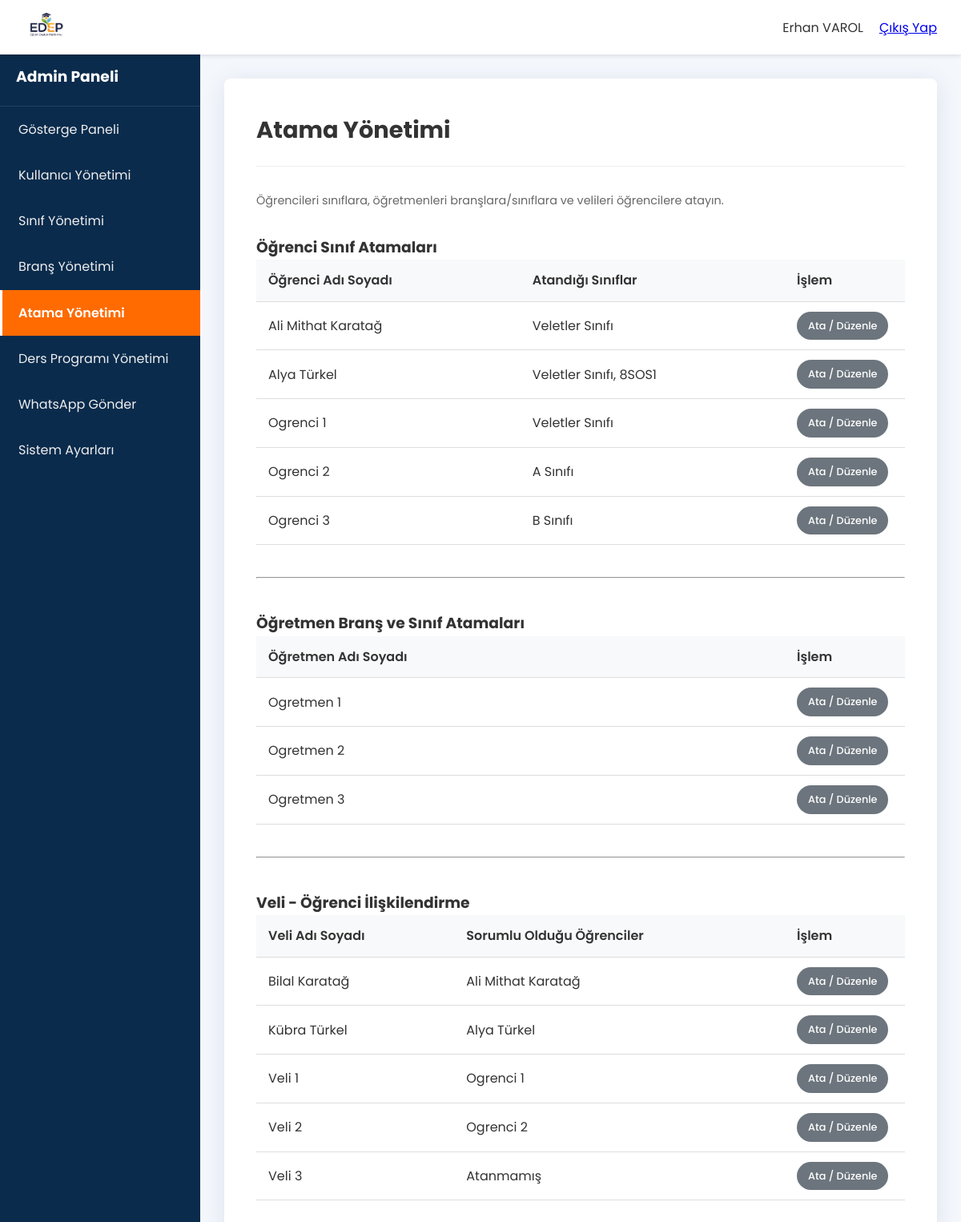
Screenshot of /panel.php?sayfa=atamalar (signed in) with the database file from the repository.
### tables this page shows
CREATE TABLE `kullanicilar` (
  `id` int(11) NOT NULL,
  `kullanici_adi` varchar(50) NOT NULL,
  `sifre` varchar(255) NOT NULL,
  `gecici_sifre` varchar(255) DEFAULT NULL,
  `zoom_id` varchar(255) DEFAULT NULL,
  `zoom_parola` varchar(255) DEFAULT NULL,
  `ad_soyad` varchar(100) NOT NULL,
  `rol` enum('admin','bas_ogretmen','ogretmen','veli','ogrenci') NOT NULL,
  `telefon` varchar(20) DEFAULT NULL,
  `telegram_chat_id` varchar(50) DEFAULT NULL,
  `telegram_linking_code` varchar(50) DEFAULT NULL,
  `email` varchar(100) DEFAULT NULL,
  `kayit_tarihi` timestamp NULL DEFAULT current_timestamp()
);

### includes/paneller/admin_sayfalar/atamalar.php (the view, shortened to what this page needs)
<?php
global $conn;
$ogrenciler = $conn->query("
    SELECT
        k.id,
        k.ad_soyad,
        GROUP_CONCAT(s.sinif_adi SEPARATOR ', ') as atandigi_siniflar
    FROM kullanicilar k
    LEFT JOIN ogrenci_sinif_iliskisi osi ON k.id = osi.ogrenci_id
    LEFT JOIN siniflar s ON osi.sinif_id = s.id
    WHERE k.rol = 'ogrenci'
    GROUP BY k.id
    ORDER BY k.ad_soyad
")->fetch_all(MYSQLI_ASSOC);
$ogretmenler = $conn->query("SELECT id, ad_soyad FROM kullanicilar WHERE rol = 'ogretmen' ORDER BY ad_soyad")->fetch_all(MYSQLI_ASSOC);
$veliler = $conn->query("SELECT id, ad_soyad FROM kullanicilar WHERE rol = 'veli' ORDER BY ad_soyad")->fetch_all(MYSQLI_ASSOC);
?>
<div class="card">
    <div class="card-header">
        <h1>Atama Yönetimi</h1>
    </div>
    <div class="card-body">
        <p class="subtitle" style="margin-bottom: 30px;">Öğrencileri sınıflara, öğretmenleri branşlara/sınıflara ve velileri öğrencilere atayın.</p>
        <div class="atama-grup">
            <h3>Öğrenci Sınıf Atamaları</h3>
            <div class="table-responsive">
                <table class="table">
                    <thead>
                        <tr>
                            <th>Öğrenci Adı Soyadı</th>
                            <th>Atandığı Sınıflar</th>
                            <th style="width: 150px;">İşlem</th>
                        </tr>
                    </thead>
                    <tbody>
                        <?php foreach($ogrenciler as $ogrenci): ?>
                            <tr>
                                <td><?= htmlspecialchars($ogrenci['ad_soyad']) ?></td>
                                <td><?= htmlspecialchars($ogrenci['atandigi_siniflar'] ?? 'Atanmamış') ?></td>
                                <td><a href="panel.php?sayfa=ogrenci_atama_form&id=<?= $ogrenci['id'] ?>" class="btn btn-secondary btn-sm">Ata / Düzenle</a></td>
                            </tr>
                        <?php endforeach; ?>
                    </tbody>
                </table>
            </div>
        </div>
        <hr style="margin: 40px 0;">
        <div class="atama-grup">
            <h3>Öğretmen Branş ve Sınıf Atamaları</h3>
            <div class="table-responsive">
                <table class="table">
                     <thead>
                        <tr>
                            <th>Öğretmen Adı Soyadı</th>
                            <th style="width: 150px;">İşlem</th>
                        </tr>
                    </thead>
                     <tbody>
                        <?php foreach($ogretmenler as $ogretmen): ?>
                            <tr>
                                <td><?= htmlspecialchars($ogretmen['ad_soyad']) ?></td>
                                <td><a href="panel.php?sayfa=ogretmen_atama_form&id=<?= $ogretmen['id'] ?>" class="btn btn-secondary btn-sm">Ata / Düzenle</a></td>
                            </tr>
                        <?php endforeach; ?>
                    </tbody>
                </table>
            </div>
        </div>
        <hr style="margin: 40px 0;">
        <div class="atama-grup">
            <h3>Veli - Öğrenci İlişkilendirme</h3>
            <div class="table-responsive">
                <table class="table">
                    <thead>
                        <tr>
                            <th>Veli Adı Soyadı</th>
                            <th>Sorumlu Olduğu Öğrenciler</th>
                            <th style="width: 150px;">İşlem</th>
                        </tr>
                    </thead>
                     <tbody>
                        <?php foreach($veliler as $veli):
                            $sorumlu_ogrenciler_sorgu = $conn->query("SELECT k.ad_soyad FROM kullanicilar k JOIN veli_ogrenci_iliskisi voi ON k.id = voi.ogrenci_id WHERE voi.veli_id = " . $veli['id']);
                            $sorumlu_ogrenciler = $sorumlu_ogrenciler_sorgu->fetch_all(MYSQLI_ASSOC);
                        ?>
                            <tr>
                                <td><?= htmlspecialchars($veli['ad_soyad']) ?></td>
                                <td><?= count($sorumlu_ogrenciler) > 0 ? implode(', ', array_column($sorumlu_ogrenciler, 'ad_soyad')) : 'Atanmamış' ?></td>
                                <td><a href="panel.php?sayfa=veli_atama_form&id=<?= $veli['id'] ?>" class="btn btn-secondary btn-sm">Ata / Düzenle</a></td>
                            </tr>
                        <?php endforeach; ?>
                    </tbody>
                </table>
            </div>
        </div>
    </div>
</div>

### panel.php (shortened to what this page needs)
<?php
$rol = $_SESSION['rol'];
$panel_dosyasi = "includes/paneller/{$rol}_paneli.php";
if (file_exists($panel_dosyasi)) {
    include $panel_dosyasi;
} else {
    session_destroy();
    header("Location: giris.php?hata=gecersiz_rol");
    exit();
}
?>

### includes/header_panel.php (shortened to what this page needs)
<!DOCTYPE html>
<html lang="tr">
<head>
    <link rel="stylesheet" href="css/style.css">
</head>
<body class="panel-body">
<header class="panel-top-bar">
    <div class="top-bar-left">
        <a href="panel.php" class="logo-panel">
            <img src="img/logo.png" alt="EDEP Logosu">
        </a>
    </div>
    <div class="top-bar-right">
        <span class="user-name"><?php echo htmlspecialchars($_SESSION['ad_soyad']); ?></span>
        <a href="actions/cikis.php" class="nav-logout-btn">Çıkış Yap</a>
    </div>
</header>

### includes/paneller/admin_paneli.php (shortened to what this page needs)
<?php
require_once __DIR__ . '/../header_panel.php';
$sayfa = isset($_GET['sayfa']) ? $_GET['sayfa'] : 'anasayfa';
?>
<div class="panel-container">
    <aside class="panel-sidebar">
        <div class="sidebar-header"><h3>Admin Paneli</h3></div>
        <nav class="sidebar-nav">
            <ul>
                <li class="<?= ($sayfa == 'anasayfa') ? 'active' : ''; ?>"><a href="panel.php?sayfa=anasayfa">Gösterge Paneli</a></li>
                <li class="<?= ($sayfa == 'kullanicilar' || $sayfa == 'kullanici_form') ? 'active' : ''; ?>"><a href="panel.php?sayfa=kullanicilar">Kullanıcı Yönetimi</a></li>
                <li class="<?= ($sayfa == 'siniflar') ? 'active' : ''; ?>"><a href="panel.php?sayfa=siniflar">Sınıf Yönetimi</a></li>
                <li class="<?= ($sayfa == 'branslar') ? 'active' : ''; ?>"><a href="panel.php?sayfa=branslar">Branş Yönetimi</a></li>
                <li class="<?= ($sayfa == 'atamalar' || strpos($sayfa, '_atama_form') !== false) ? 'active' : ''; ?>"><a href="panel.php?sayfa=atamalar">Atama Yönetimi</a></li>
                <li class="<?= ($sayfa == 'ders_programi_yonetimi') ? 'active' : ''; ?>"><a href="panel.php?sayfa=ders_programi_yonetimi">Ders Programı Yönetimi</a></li>
                <li class="<?= ($sayfa == 'whatsapp_gonder') ? 'active' : ''; ?>"><a href="panel.php?sayfa=whatsapp_gonder">WhatsApp Gönder</a></li>
                <li class="<?= ($sayfa == 'ayarlar') ? 'active' : ''; ?>"><a href="panel.php?sayfa=ayarlar">Sistem Ayarları</a></li>
            </ul>
        </nav>
    </aside>
    <div class="panel-main-content">
        <?php
        $izinli_sayfalar = ['anasayfa', 'kullanicilar', 'kullanici_form', 'siniflar', 'branslar', 'atamalar', 'ogretmen_atama_form', 'ogrenci_atama_form', 'veli_atama_form', 'whatsapp_gonder', 'ayarlar', 'ders_programi_yonetimi'];
        if (in_array($sayfa, $izinli_sayfalar) && file_exists(__DIR__ . "/admin_sayfalar/{$sayfa}.php")) {
            include __DIR__ . "/admin_sayfalar/{$sayfa}.php";
        } else {
            include __DIR__ . "/admin_sayfalar/anasayfa.php";
        }
        ?>
    </div>
</div>
<?php
require_once __DIR__ . '/../footer_panel.php';
?>

### includes/footer_panel.php (shortened to what this page needs)
</body>
</html>

### css/style.css (style rules this page uses)
:root { --primary-color: #FF6B00; --secondary-color: #0A2B4C; --accent-color: #4CAF50; --info-color: #17a2b8; --danger-color: #dc3545; --warning-color: #ffc107; --text-color: #333; --light-text-color: #FFFFFF; --background-color: #F4F7FC; --container-width: 1140px; --border-radius: 8px; }
* { margin: 0; padding: 0; box-sizing: border-box; }
html { scroll-behavior: smooth; }
body { font-family: 'Poppins', sans-serif; line-height: 1.7; color: var(--text-color); background-color: var(--background-color); display: flex; flex-direction: column; min-height: 100vh; }
.btn { display: inline-block; padding: 12px 25px; border-radius: 25px; text-decoration: none; font-weight: 600; transition: all 0.3s ease; border: 2px solid transparent; cursor: pointer; text-align: center; }
.btn-secondary { background-color: #6c757d; color: #fff; }
.btn-sm { padding: 5px 12px; font-size: 0.8rem; font-weight: 500; }
.card { background: #fff; padding: 40px; border-radius: var(--border-radius); box-shadow: 0 5px 30px rgba(0, 43, 84, 0.1); width: 100%; }
.card-header { display: flex; justify-content: space-between; align-items: center; margin-bottom: 30px; padding-bottom: 20px; border-bottom: 1px solid #eee; }
.card-header h1 { font-size: 1.8rem; }
.subtitle { color: #666; font-size: 0.9rem; margin-top: 5px; }
.table-responsive { overflow-x: auto; }
.table { width: 100%; border-collapse: collapse; }
.table th, .table td { padding: 12px 15px; border-bottom: 1px solid #ddd; text-align: left; vertical-align: middle; }
.table th { background-color: #f8f9fa; font-weight: 600; }
.panel-top-bar { background-color: #fff; padding: 10px 30px; display: flex; justify-content: space-between; align-items: center; box-shadow: 0 2px 5px rgba(0,0,0,0.1); position: sticky; top: 0; left: 0; width: 100%; z-index: 1001; }
.logo-panel img { height: 40px; }
.top-bar-right { display: flex; align-items: center; gap: 20px; }
.panel-container { display: flex; flex: 1; }
.panel-sidebar { width: 250px; background-color: var(--secondary-color); color: #fff; padding-top: 20px; position: fixed; left: 0; top: 60px; bottom: 0; z-index: 1000; transition: transform 0.3s ease-in-out; }
.sidebar-header { padding: 0 20px 20px 20px; border-bottom: 1px solid rgba(255,255,255,0.1); }
.sidebar-nav ul { list-style: none; }
.sidebar-nav a { display: block; padding: 15px 20px; color: #eee; text-decoration: none; transition: background-color 0.3s ease; border-left: 3px solid transparent; }
.sidebar-nav li.active a { background-color: var(--primary-color); color: #fff; font-weight: 600; border-left-color: #fff; }
.panel-main-content { margin-left: 250px; padding: 30px; flex: 1; transition: margin-left 0.3s ease-in-out; width: calc(100% - 250px); }

### rows the page displays
kullanicilar: ad_soyad "Ali Mithat Karatağ", atandigi_siniflar "Veletler Sınıfı"
kullanicilar: ad_soyad "Alya Türkel", atandigi_siniflar "Veletler Sınıfı, 8SOS1"
kullanicilar: ad_soyad "Ogrenci 1", atandigi_siniflar "Veletler Sınıfı"
kullanicilar: ad_soyad "Ogrenci 2", atandigi_siniflar "A Sınıfı"
kullanicilar: ad_soyad "Ogrenci 3", atandigi_siniflar "B Sınıfı"
kullanicilar: ad_soyad "Ogretmen 1"
kullanicilar: ad_soyad "Ogretmen 2"
kullanicilar: ad_soyad "Ogretmen 3"
kullanicilar: ad_soyad "Bilal Karatağ", sorumlu_ogrenciler "Ali Mithat Karatağ"
kullanicilar: ad_soyad "Kübra Türkel", sorumlu_ogrenciler "Alya Türkel"
kullanicilar: ad_soyad "Veli 1", sorumlu_ogrenciler "Ogrenci 1"
kullanicilar: ad_soyad "Veli 2", sorumlu_ogrenciler "Ogrenci 2"
kullanicilar: ad_soyad "Veli 3", shows "Atanmamış"

### other values shown
$_SESSION['ad_soyad'] "Erhan VAROL"
